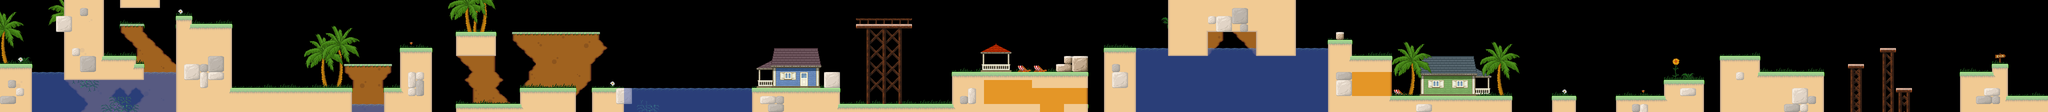

This is a level from a 2D game, rendered from its Tiled map with the project's own tilesets. A one-line summary and the map file follow, with tile-layer data summarised:
An orthogonal 256x14 tile map with 16x16 px tiles, 13 tile layers (Back1, Grass, Back2, Back3, ...), 3 tilesets and 123 objects (secret, p4, p6, p5, p2, ...).

<map version="1.4" tiledversion="1.4.2" orientation="orthogonal" renderorder="right-down" width="256" height="14" tilewidth="16" tileheight="16" infinite="0" nextlayerid="21" nextobjectid="361">
 <properties>
  <property name="background_back" value="bg1_back" />
  <property name="background_front" value="bg1_front" />
 </properties>
 <tileset firstgid="1" name="blocks" tilewidth="16" tileheight="16" tilecount="16" columns="4">
  <image source="../blocks.png" width="64" height="64" />
  <tile id="0">
   <properties>
    <property name="block" value="" />
   </properties>
  </tile>
  <tile id="1">
   <properties>
    <property name="top_block" value="" />
   </properties>
  </tile>
  <tile id="2">
   <properties>
    <property name="slider" value="" />
   </properties>
  </tile>
  <tile id="3">
   <properties>
    <property name="top_slider" value="" />
   </properties>
  </tile>
  <tile id="4">
   <properties>
    <property name="water" value="" />
   </properties>
  </tile>
  <tile id="5">
   <properties>
    <property name="spike" value="" />
   </properties>
  </tile>
  <tile id="6">
   <properties>
    <property name="poison" value="" />
   </properties>
  </tile>
  <tile id="7">
   <properties>
    <property name="death" value="" />
   </properties>
  </tile>
  <tile id="8">
   <properties>
    <property name="block" value="" />
    <property name="climb" value="" />
   </properties>
  </tile>
 </tileset>
 <tileset firstgid="17" name="tileset" tilewidth="16" tileheight="16" spacing="2" margin="1" tilecount="784" columns="28">
  <image source="../tileset1.png" width="512" height="512" />
  <tile id="169">
   <animation>
    <frame tileid="169" duration="100" />
    <frame tileid="170" duration="100" />
    <frame tileid="171" duration="100" />
    <frame tileid="172" duration="100" />
    <frame tileid="173" duration="100" />
   </animation>
  </tile>
 </tileset>
 <tileset firstgid="801" name="objects" tilewidth="97" tileheight="32" tilecount="21" columns="0">
  <grid orientation="orthogonal" width="32" height="32" />
  <tile id="0">
   <properties>
    <property name="type" value="player" />
   </properties>
   <image width="32" height="32" source="../objects/player.png" />
  </tile>
  <tile id="1">
   <properties>
    <property name="direction" value="left" />
    <property name="group" value="" />
    <property name="speed" type="float" value="28" />
    <property name="type" value="crab" />
    <property name="watch_edge" type="bool" value="true" />
   </properties>
   <image width="32" height="17" source="../objects/crab.png" />
  </tile>
  <tile id="2">
   <properties>
    <property name="gravity" type="float" value="-700" />
    <property name="group" value="" />
    <property name="start_speed" type="float" value="420" />
    <property name="type" value="piranha" />
    <property name="wait" type="float" value="1" />
   </properties>
   <image width="22" height="30" source="../objects/piranha.png" />
  </tile>
  <tile id="3">
   <properties>
    <property name="group" value="" />
    <property name="move_type" value="fc" />
    <property name="path" value="" />
    <property name="slowing" type="bool" value="true" />
    <property name="speed" type="float" value="60" />
    <property name="start_index" type="int" value="0" />
    <property name="type" value="watermine" />
    <property name="wait_time" type="float" value="0" />
   </properties>
   <image width="32" height="32" source="../objects/watermine.png" />
  </tile>
  <tile id="4">
   <properties>
    <property name="item" value="" />
    <property name="type" value="box" />
   </properties>
   <image width="16" height="16" source="../objects/box.png" />
  </tile>
  <tile id="5">
   <properties>
    <property name="type" value="floppy" />
   </properties>
   <image width="16" height="16" source="../objects/floppy.png" />
  </tile>
  <tile id="6">
   <properties>
    <property name="type" value="lollipop" />
   </properties>
   <image width="16" height="16" source="../objects/lollipop.png" />
  </tile>
  <tile id="7">
   <properties>
    <property name="type" value="tequila" />
   </properties>
   <image width="16" height="16" source="../objects/tequila.png" />
  </tile>
  <tile id="8">
   <properties>
    <property name="group" value="" />
    <property name="move_type" value="fc" />
    <property name="offset" type="int" value="0" />
    <property name="path" value="" />
    <property name="slowing" type="bool" value="true" />
    <property name="speed" type="float" value="0" />
    <property name="sprite" value="platform1" />
    <property name="start_index" type="int" value="0" />
    <property name="type" value="platform" />
    <property name="wait_time" type="float" value="0" />
   </properties>
   <image width="31" height="8" source="../objects/platform1.png" />
  </tile>
  <tile id="9">
   <properties>
    <property name="delay" type="float" value="0.33" />
    <property name="distance" type="float" value="64" />
    <property name="group" value="" />
    <property name="type" value="coconut" />
   </properties>
   <image width="12" height="17" source="../objects/coconut.png" />
  </tile>
  <tile id="10">
   <properties>
    <property name="type" value="spike" />
   </properties>
   <image width="16" height="12" source="../objects/spike.png" />
  </tile>
  <tile id="11">
   <properties>
    <property name="type" value="falling_platform" />
   </properties>
   <image width="16" height="8" source="../objects/falling_floor1.png" />
  </tile>
  <tile id="12">
   <properties>
    <property name="direction" value="left" />
    <property name="group" value="" />
    <property name="speed" type="float" value="20" />
    <property name="type" value="hedgehog" />
    <property name="watch_edge" type="bool" value="true" />
   </properties>
   <image width="25" height="14" source="../objects/hedgehog.png" />
  </tile>
  <tile id="13">
   <properties>
    <property name="type" value="dplatform" />
   </properties>
   <image width="16" height="16" source="../objects/dplatform.png" />
  </tile>
  <tile id="14">
   <properties>
    <property name="direction" value="left" />
    <property name="forward_speed" type="float" value="100" />
    <property name="group" value="" />
    <property name="jump_speed" type="float" value="200" />
    <property name="type" value="frog" />
    <property name="wait" type="float" value="0.6" />
   </properties>
   <image width="22" height="15" source="../objects/frog.png" />
  </tile>
  <tile id="15">
   <properties>
    <property name="type" value="tram" />
   </properties>
   <image width="24" height="17" source="../objects/tram.png" />
  </tile>
  <tile id="16">
   <properties>
    <property name="type" value="stamper" />
   </properties>
   <image width="26" height="9" source="../objects/stamper.png" />
  </tile>
  <tile id="17">
   <properties>
    <property name="jump_speed" type="float" value="600" />
    <property name="type" value="springboard" />
   </properties>
   <image width="20" height="13" source="../objects/springboard.png" />
  </tile>
  <tile id="18">
   <properties>
    <property name="move_type" value="fc" />
    <property name="path" value="" />
    <property name="slowing" type="bool" value="true" />
    <property name="speed" type="float" value="60" />
    <property name="sprite" value="movable1" />
    <property name="start" type="bool" value="false" />
    <property name="start_index" type="int" value="0" />
    <property name="type" value="movable" />
    <property name="wait_time" type="float" value="0" />
   </properties>
   <image width="49" height="16" source="../objects/movable1.png" />
  </tile>
  <tile id="19">
   <properties>
    <property name="inverse" type="bool" value="false" />
    <property name="names" value="" />
    <property name="repeat_time" type="float" value="0" />
    <property name="type" value="button" />
   </properties>
   <image width="16" height="5" source="../objects/button1.png" />
  </tile>
  <tile id="20">
   <properties>
    <property name="type" value="oxygen" />
   </properties>
   <image width="32" height="32" source="../objects/oxygen.png" />
  </tile>
  <tile id="21">
   <properties>
    <property name="left" type="bool" value="false" />
    <property name="type" value="exit" />
   </properties>
   <image width="16" height="16" source="../objects/exit.png" />
  </tile>
  <tile id="22">
   <properties>
    <property name="cutscene" type="bool" value="false" />
    <property name="once" type="bool" value="false" />
    <property name="path" value="" />
    <property name="type" value="action" />
   </properties>
   <image width="16" height="16" source="../objects/action.png" />
  </tile>
  <tile id="23">
   <properties>
    <property name="names" value="" />
    <property name="type" value="kill_switch" />
   </properties>
   <image width="16" height="16" source="../objects/kill_switch.png" />
  </tile>
  <tile id="24">
   <properties>
    <property name="bottom" value="" />
    <property name="fade" type="bool" value="false" />
    <property name="left" value="" />
    <property name="right" value="" />
    <property name="top" value="" />
    <property name="type" value="camera_limit_trigger" />
   </properties>
   <image width="16" height="16" source="../objects/camera_limit_trigger.png" />
  </tile>
  <tile id="25">
   <properties>
    <property name="type" value="revive" />
   </properties>
   <image width="16" height="16" source="../objects/revive.png" />
  </tile>
  <tile id="26">
   <properties>
    <property name="type" value="target" />
   </properties>
   <image width="16" height="16" source="../objects/target.png" />
  </tile>
  <tile id="27">
    <properties>
      <property name="direction" value="left" />
      <property name="group" value="" />
      <property name="move_type" value="fc" />
      <property name="path" value="" />
      <property name="slowing" type="bool" value="true" />
      <property name="speed" type="float" value="60" />
      <property name="start_index" type="int" value="0" />
      <property name="type" value="purple_piranha" />
      <property name="wait_time" type="float" value="0" />
    </properties>
    <image width="32" height="32" source="../objects/purple_piranha.png" />
  </tile>
 </tileset>
 <layer id="2" name="Back1" width="256" height="14">
  <data>[3584 cells, 290 non-empty, 71 distinct tile ids]</data>
 </layer>
 <layer id="13" name="Grass" width="256" height="14">
  <data>[3584 cells, 186 non-empty, 2 distinct tile ids]</data>
 </layer>
 <layer id="12" name="Back2" width="256" height="14">
  <data>[3584 cells, 222 non-empty, 91 distinct tile ids]</data>
 </layer>
 <layer id="19" name="Back3" width="256" height="14">
  <data>[3584 cells, 93 non-empty, 58 distinct tile ids]</data>
 </layer>
 <layer id="20" name="Back4" width="256" height="14">
  <data>[3584 cells, 52 non-empty, 49 distinct tile ids]</data>
 </layer>
 <objectgroup id="4" name="Objects">
  <properties>
   <property name="neighbour" value="right" />
   <property name="speed" type="float" value="3" />
  </properties>
  <object id="215" gid="801" x="25.1667" y="122.333" width="32" height="32" />
  <object id="216" gid="805" x="783.5" y="176.25" width="16" height="16">
   <properties>
    <property name="item" value="lollipop" />
   </properties>
  </object>
  <object id="217" gid="812" x="511.5" y="136.5" width="16" height="8" />
  <object id="218" gid="812" x="543.5" y="88" width="16" height="8" />
  <object id="219" gid="812" x="512" y="56" width="16" height="8" />
  <object id="220" gid="812" x="592" y="56" width="16" height="8" />
  <object id="221" gid="812" x="624" y="24.5" width="16" height="8" />
  <object id="222" gid="812" x="640.5" y="24.5" width="16" height="8" />
  <object id="225" gid="802" x="1728" y="208" width="32" height="17" />
  <object id="226" gid="813" x="1808" y="208" width="25" height="14" />
  <object id="230" gid="804" x="1360" y="192" width="32" height="32">
   <properties>
    <property name="group" value="g1" />
    <property name="path" value="p2" />
   </properties>
  </object>
  <object id="231" gid="804" x="1440" y="224" width="32" height="32">
   <properties>
    <property name="group" value="g1" />
    <property name="path" value="p3" />
   </properties>
  </object>
  <object id="232" gid="802" x="1056" y="64" width="32" height="17">
   <properties>
    <property name="direction" value="right" />
   </properties>
  </object>
  <object id="233" gid="802" x="1136" y="64" width="32" height="17" />
  <object id="234" gid="813" x="1088" y="176" width="25" height="14" />
  <object id="235" gid="802" x="960" y="208" width="32" height="17" />
  <object id="237" gid="802" x="640.5" y="176" width="32" height="17" />
  <object id="238" gid="802" x="736" y="128" width="32" height="17" />
  <object id="239" gid="802" x="480" y="176" width="32" height="17" />
  <object id="240" gid="802" x="224" y="112" width="32" height="17" />
  <object id="241" gid="802" x="416" y="48" width="32" height="17" />
  <object id="246" gid="818" x="992" y="208" width="20" height="13" />
  <object id="250" gid="812" x="864" y="112" width="16" height="8" />
  <object id="251" gid="812" x="880" y="112" width="16" height="8" />
  <object id="252" gid="812" x="896" y="112" width="16" height="8" />
  <object id="253" x="1964.5" y="157" width="212.5" height="66.5">
   <properties>
    <property name="type" value="secret" />
   </properties>
  </object>
  <object id="254" gid="812" x="2176.5" y="216.5" width="16" height="8" />
  <object id="255" gid="812" x="2192" y="216.5" width="16" height="8" />
  <object id="256" gid="805" x="1984" y="208" width="16" height="16" />
  <object id="257" gid="805" x="2001" y="208" width="16" height="16">
   <properties>
    <property name="item" value="tequila" />
   </properties>
  </object>
  <object id="258" gid="805" x="2018" y="208" width="16" height="16" />
  <object id="259" gid="805" x="2035" y="208" width="16" height="16" />
  <object id="260" gid="805" x="1992.5" y="192" width="16" height="16">
   <properties>
    <property name="item" value="lollipop" />
   </properties>
  </object>
  <object id="261" gid="805" x="2026" y="192" width="16" height="16" />
  <object id="262" gid="805" x="2009" y="192" width="16" height="16" />
  <object id="268" gid="807" x="1744.5" y="30" width="16" height="16" />
  <object id="269" gid="807" x="1776.5" y="30" width="16" height="16" />
  <object id="270" gid="818" x="1654.5" y="144" width="20" height="13" />
  <object id="271" gid="806" x="1760" y="48" width="16" height="16" />
  <object id="273" gid="811" x="544" y="176" width="16" height="12" />
  <object id="274" gid="811" x="560" y="176" width="16" height="12" />
  <object id="275" gid="811" x="576" y="176" width="16" height="12" />
  <object id="276" gid="811" x="592" y="176" width="16" height="12" />
  <object id="277" gid="811" x="608" y="176" width="16" height="12" />
  <object id="279" gid="807" x="624" y="16" width="16" height="16" />
  <object id="280" gid="807" x="1200" y="144" width="16" height="16" />
  <object id="281" gid="5" x="1451.5" y="213" width="16" height="16" />
  <object id="282" gid="5" x="1440.5" y="213" width="16" height="16" />
  <object id="283" gid="810" x="928" y="16" width="12" height="17" />
  <object id="284" gid="810" x="944" y="16" width="12" height="17" />
  <object id="285" gid="810" x="960" y="16" width="12" height="17" />
  <object id="286" gid="812" x="3856" y="192" width="16" height="8" />
  <object id="287" gid="812" x="3872" y="192" width="16" height="8" />
  <object id="288" gid="812" x="3888" y="192" width="16" height="8" />
  <object id="289" gid="812" x="3904" y="192" width="16" height="8" />
  <object id="290" gid="812" x="3552" y="80" width="16" height="8" />
  <object id="291" gid="812" x="3568" y="80" width="16" height="8" />
  <object id="292" gid="812" x="3584" y="80" width="16" height="8" />
  <object id="293" gid="812" x="3600" y="80" width="16" height="8" />
  <object id="294" gid="812" x="3616" y="80" width="16" height="8" />
  <object id="295" gid="812" x="3184" y="160" width="16" height="8" />
  <object id="296" gid="812" x="3168" y="160" width="16" height="8" />
  <object id="297" gid="812" x="3200" y="160" width="16" height="8" />
  <object id="298" type="secret" x="2686.5" y="127.5" width="98" height="81" />
  <object id="299" gid="803" x="2406" y="273" width="22" height="30" />
  <object id="300" gid="803" x="2504.5" y="272" width="22" height="30" />
  <object id="301" gid="804" x="2320" y="176" width="32" height="32">
   <properties>
    <property name="group" value="g2" />
    <property name="path" value="p4" />
   </properties>
  </object>
  <object id="302" gid="804" x="2384" y="160" width="32" height="32">
   <properties>
    <property name="group" value="g2" />
    <property name="path" value="p5" />
   </properties>
  </object>
  <object id="303" gid="804" x="2576" y="176" width="32" height="32">
   <properties>
    <property name="group" value="g2" />
    <property name="path" value="p6" />
   </properties>
  </object>
  <object id="304" gid="811" x="2416" y="224" width="16" height="12" />
  <object id="305" gid="811" x="2432" y="224" width="16" height="12" />
  <object id="306" gid="811" x="2448" y="224" width="16" height="12" />
  <object id="307" gid="811" x="2464" y="224" width="16" height="12" />
  <object id="308" gid="811" x="2480" y="224" width="16" height="12" />
  <object id="309" gid="811" x="2496" y="224" width="16" height="12" />
  <object id="310" gid="811" x="2400" y="224" width="16" height="12" />
  <object id="311" gid="811" x="2384" y="224" width="16" height="12" />
  <object id="312" gid="811" x="2368" y="224" width="16" height="12" />
  <object id="313" gid="811" x="2352" y="224" width="16" height="12" />
  <object id="314" gid="811" x="2336" y="224" width="16" height="12" />
  <object id="315" gid="811" x="2320" y="224" width="16" height="12" />
  <object id="316" gid="811" x="2304" y="224" width="16" height="12" />
  <object id="317" gid="811" x="2288" y="224" width="16" height="12" />
  <object id="318" gid="811" x="2272" y="224" width="16" height="12" />
  <object id="319" gid="811" x="2512" y="224" width="16" height="12" />
  </objectgroup>
 <layer id="6" name="Ground" width="256" height="14">
  <data>[3584 cells, 812 non-empty, 19 distinct tile ids]</data>
 </layer>
 <layer id="5" name="Secret" width="256" height="14">
  <properties>
   <property name="secret" value="" />
  </properties>
  <data>[3584 cells, 96 non-empty, 4 distinct tile ids]</data>
 </layer>
 <layer id="10" name="Water" width="256" height="14">
  <data>[3584 cells, 314 non-empty, 2 distinct tile ids]</data>
 </layer>
 <layer id="11" name="Front1" width="256" height="14">
  <data>[3584 cells, 27 non-empty, 18 distinct tile ids]</data>
 </layer>
 <layer id="7" name="Front2" width="256" height="14">
  <data>[3584 cells, 17 non-empty, 14 distinct tile ids]</data>
 </layer>
 <layer id="3" name="Front3" width="256" height="14">
  <data>[3584 cells, 33 non-empty, 17 distinct tile ids]</data>
 </layer>
 <layer id="14" name="Manual Blocks" width="256" height="14">
  <properties>
   <property name="block" value="" />
  </properties>
  <data>[3584 cells, 85 non-empty, 20 distinct tile ids]</data>
 </layer>
 <layer id="8" name="Blocks" width="256" height="14">
  <properties>
   <property name="block" value="" />
  </properties>
  <data>[3584 cells, 1109 non-empty, 3 distinct tile ids]</data>
 </layer>
</map>
<!-- 38 of 123 objects omitted -->
